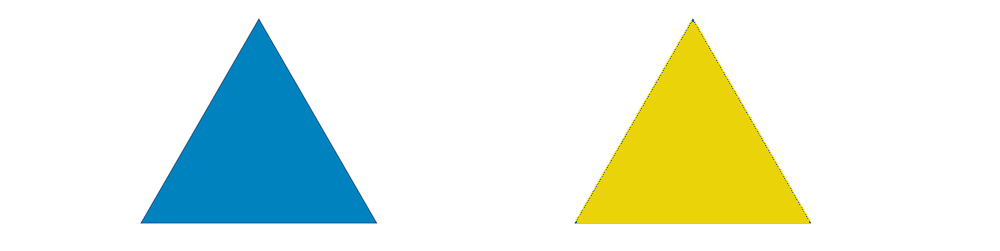
#> input picture images/triangles.png, 1000 x 251 px
$ python 03_triangles.py
#> lines starting #> are read from the running program, lines starting #| are printed output that depends on the picture; after the words box and inside, x2 and y2 are one past the last pixel; in counts of white or black regions, pixels touching at a corner belong together; long printed decimals are rounded
import cv2

def getContours(img):
    contours, hierarchy = cv2.findContours(img, cv2.RETR_EXTERNAL, cv2.CHAIN_APPROX_NONE)

    for cnt in contours:
        area = cv2.contourArea(cnt)

        if(area>500):
            print("Εμβαδόν: ", area)
            cv2.drawContours(imgContour, cnt, -1, (255, 0,0),3)
            perimeter = cv2.arcLength(cnt, True) # True για κλειστά σχήματα
            print("Περίμετρος:", perimeter)
            approx = cv2.approxPolyDP(cnt,0.02*perimeter, True)
            print("Ακμές: ",len(approx))
            objCorners = len(approx)
            x, y, w, h = cv2.boundingRect(approx)

            if(objCorners == 3):
                objectType = "Triangle"
            else:
                objectType = "Unknown"

            cv2.rectangle(imgContour, (x, y), (x + w, y + h), (0, 255, 0), 2)
            cv2.putText(imgContour, objectType, (x+(w//2)-20, y+(h//2)), cv2.FONT_HERSHEY_COMPLEX, 0.5, (0,0,0), 2)

img = cv2.imread("../images/triangles.png")
#> img is the input picture: shape (251, 1000, 3); mean B, G, R 224.4, 238.4, 228.2
imgContour = img.copy()
imgGray = cv2.cvtColor(img, cv2.COLOR_BGR2GRAY)
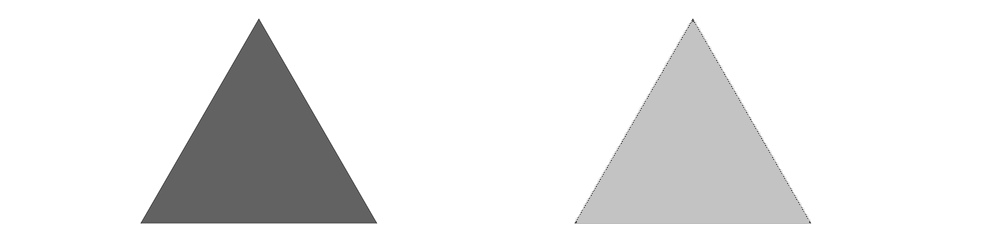
#> imgGray: shape (251, 1000); min 59, max 255, mean 233.7
imgBlur = cv2.GaussianBlur(imgGray, (7,7), 1)
imgCanny = cv2.Canny(imgBlur,100,200)
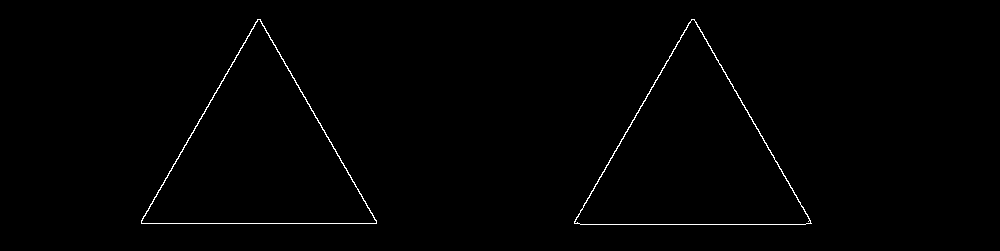
#> imgCanny: shape (251, 1000); 0.7% white in thin lines or dots, all inside (x1, y1, x2, y2) = (141, 19, 812, 225)
getContours(imgCanny)
#> in getContours, `contours, hierarchy = cv2.findContours(img, cv2.RETR_EXTERNAL, cv2.CHA..`: contours = 2 contours; box (x1, y1, x2, y2) and area: (574, 19, 812, 225) 24909, (141, 19, 377, 224) 24491
#> the loop in getContours, `for cnt in contours:` made 2 passes
#> (area, perimeter, approx, objCorners, x, y, w, h) on passes 1 to 2: (24909, 745.8, [[574, 221], [811, 223], [694, 19]], 3, 574, 19, 238, 205), (24491, 742.1, [[257, 19], [141, 223], [376, 223]], 3, 141, 19, 236, 205)
#| Εμβαδόν:  24909.0
#| Περίμετρος: 745.754
#| Ακμές:  3
#| Εμβαδόν:  24491.0
#| Περίμετρος: 742.098
#| Ακμές:  3
#> after the loop in getContours, `for cnt in contours:`:
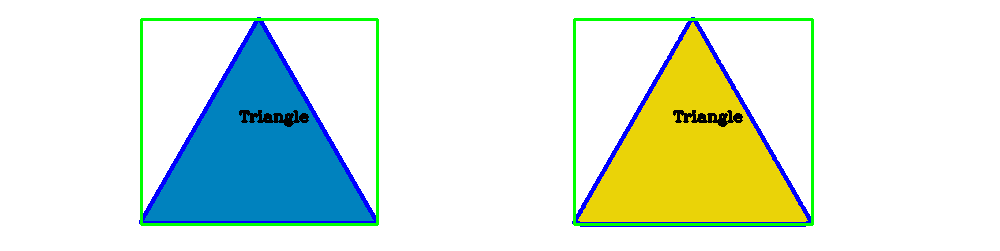
#> imgContour: shape (251, 1000, 3); 4.53% of pixels changed, all inside (x1, y1, x2, y2) = (139, 17, 814, 227)

cv2.imshow("Output", imgContour)

cv2.waitKey(0)

$ run again, with images/shapes.png copied over images/triangles.png
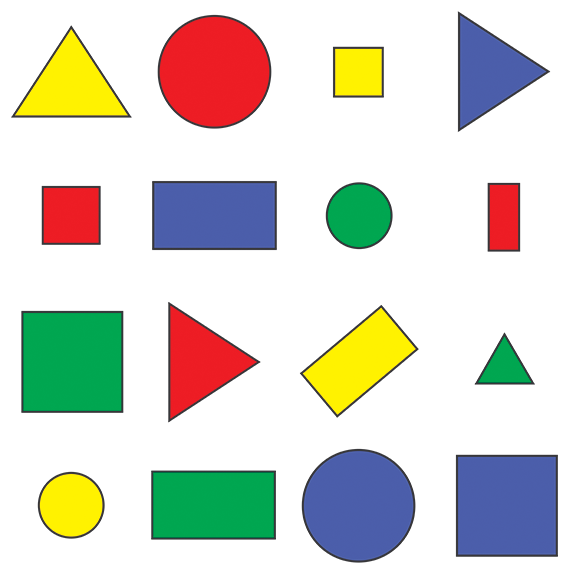
#> input picture images/shapes.png, 576 x 577 px
#> img is the input picture: shape (577, 576, 3); mean B, G, R 205.1, 214.3, 214.2
#> `imgCanny = cv2.Canny(imgBlur,100,200)`:
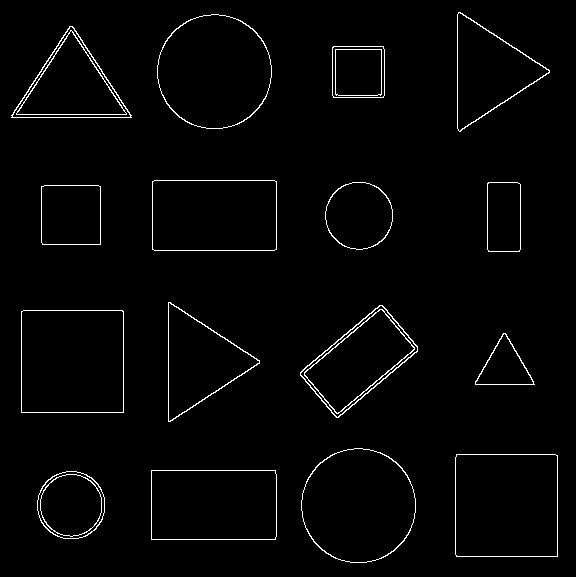
#> imgCanny: shape (577, 576); 2% white in thin lines or dots
#> contours = 16 contours; largest, box (x1, y1, x2, y2) and area: (21, 310, 124, 413) 10402, (455, 454, 558, 557) 10398, (301, 448, 416, 563) 10236, (157, 14, 272, 129) 10234, (152, 180, 277, 251) 8674
#> the loop in getContours, `for cnt in contours:` made 16 passes
#> (area, perimeter, approx, objCorners, x, y, w, h) on passes 2, 3, 5, 6, 7: (8619, 386.8, [[151, 470], [151, 539], [275, 539], [275, 470]], 4, 151, 470, 125, 70), (10398.5, 406.2, [[456, 454], [456, 556], [557, 556], [557, 455]], 4, 456, 454, 102, 103), (1612.5, 186.6, [[503, 333], [475, 384], [534, 384]], 3, 475, 333, 60, 52), (10402, 406.8, [[21, 311], [21, 412], [123, 412], [122, 310]], 4, 21, 310, 103, 103), (6389, 338.5, [[382, 305], [300, 372], [336, 417], [417, 351]], 4, 300, 305, 118, 113)
#> (printed output is left out)
#> after the loop in getContours, `for cnt in contours:`:
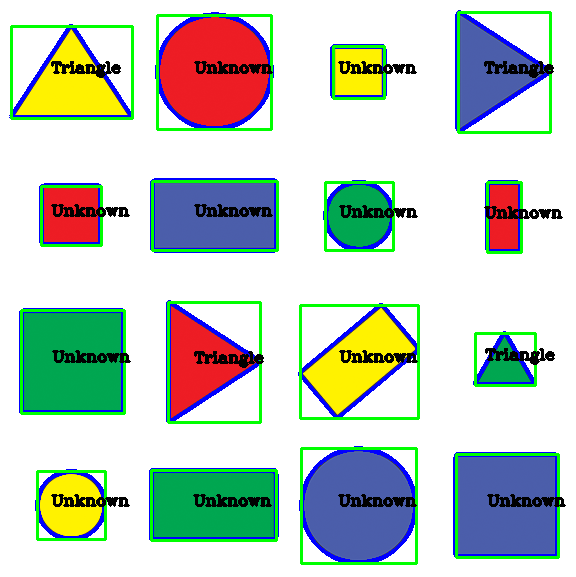
#> imgContour: shape (577, 576, 3); 11.73% of pixels changed, all inside (x1, y1, x2, y2) = (9, 10, 566, 565)
